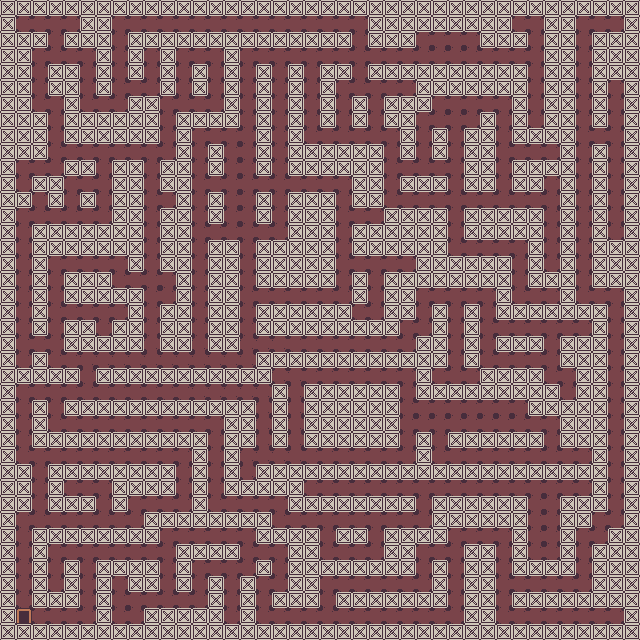

A 2D game scene composited from a Tiled map and its tileset images. What follows is a short description and the map's XML, with each tile layer's data collapsed to a summary:
An orthogonal 40x40 tile map with 16x16 px tiles, 5 tile layers (walls, walls2, base, path, ...).

<map version="1.10" tiledversion="1.11.2" orientation="orthogonal" renderorder="right-down" width="40" height="40" tilewidth="16" tileheight="16" infinite="0" nextlayerid="7" nextobjectid="1">
 <tileset firstgid="1" source="colored_sheet.tsx" />
 <layer id="2" name="walls" width="40" height="40">
  <data>[1600 cells, 156 non-empty, 8 distinct tile ids]</data>
 </layer>
 <layer id="3" name="walls2" width="40" height="40">
  <data>[1600 cells, 746 non-empty, 1 distinct tile ids]</data>
 </layer>
 <layer id="4" name="base" width="40" height="40">
  <data>[1600 cells, 1 non-empty, 1 distinct tile ids]</data>
 </layer>
 <layer id="5" name="path" width="40" height="40">
  <data>[1600 cells, 700 non-empty, 1 distinct tile ids]</data>
 </layer>
 <layer id="6" name="collision" width="40" height="40">
  <data>[1600 cells, 899 non-empty, 1 distinct tile ids]</data>
 </layer>
</map>
